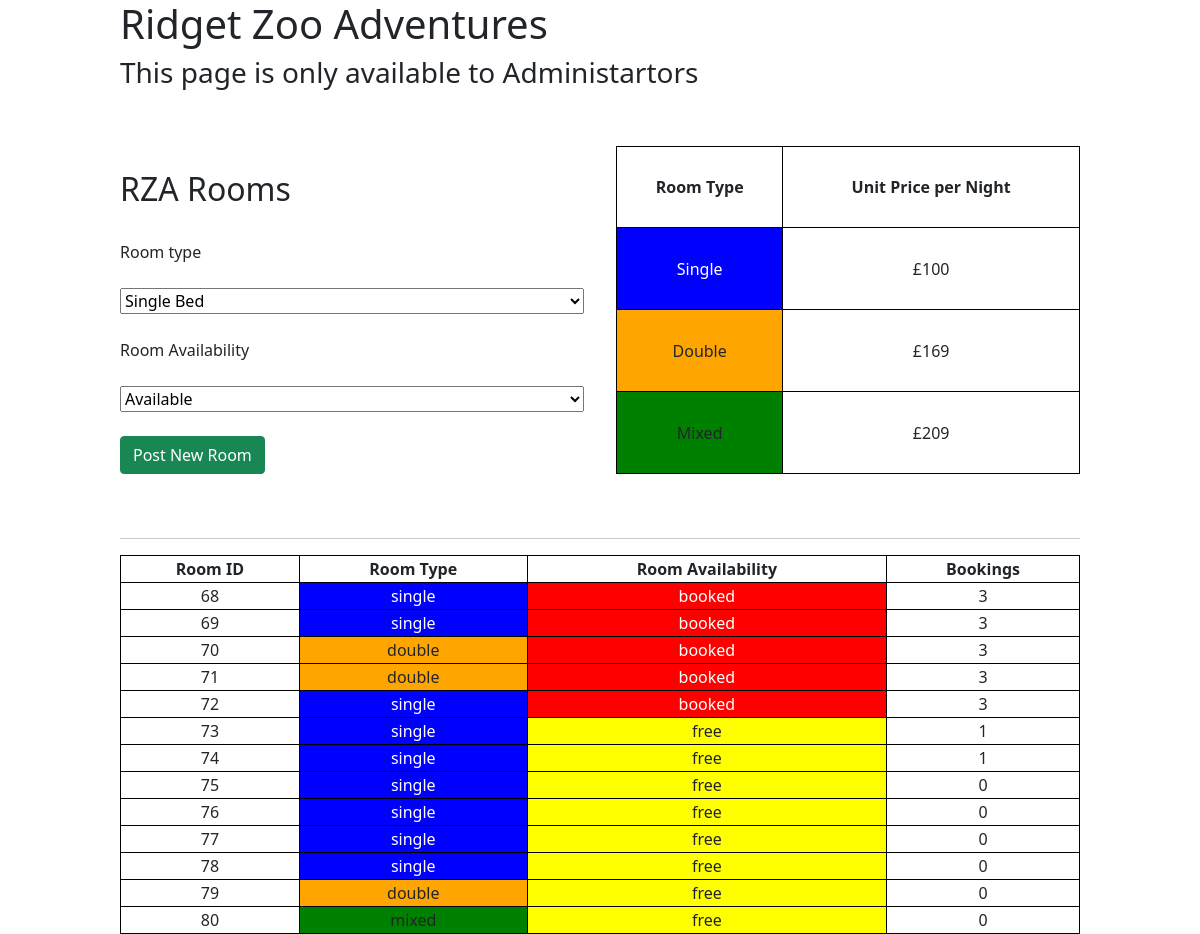
The page /admin/view-bookings/index.php on the database its author committed.
### tables this page shows
CREATE TABLE IF NOT EXISTS `rooms` (
  `roomID` int(11) NOT NULL AUTO_INCREMENT,
  `roomType` enum('single','double','mixed') NOT NULL,
  `roomAvailability` enum('free','booked') DEFAULT 'free',
  `bookings` int(3) NOT NULL DEFAULT 0,
  PRIMARY KEY (`roomID`)
);

### admin/view-bookings/index.php (the view, shortened to what this page needs)
<?php
include("../../home/db.php");
?>
<!DOCTYPE html>
<html lang="en">
<head>
    <link href="https://cdn.jsdelivr.net/npm/bootstrap@5.0.2/dist/css/bootstrap.min.css" rel="stylesheet"
>
    <link rel="stylesheet" href="temp.css">
</head>
<body>
    <main>
        <section class="content">
            <h1>Ridget Zoo Adventures</h1>
            <h3>This page is only available to Administartors</h3>
            <br><br>
            <div class="top">
                <section class="new">
                    <br>
                    <h2>RZA Rooms</h2>
                    <br>
                    <form action="newRoom.php" method="post">
                        <label for="roomType">Room type</label><br><br>
                        <select name="roomType" id="roomType">
                            <option value="single">Single Bed</option>
                        </select>
                        <br><br>
                        <label for="availability">Room Availability</label><br><br>
                        <select name="availability" id="availability">
                            <option value="free">Available</option>
                        </select>
                        <br><br>
                        <input type="submit" class="btn btn-success" name="newRoom" id="newRoom" value="Post New Room">
                    </form>
                </section>
                <section class="prices">
                    <table class="prices">
                        <tr>
                            <th>Room Type</th>
                            <th>Unit Price per Night</th>
                        </tr>
                        <tr>
                            <td>Single</td>
                            <td>£100</td>
                        </tr>
                        <tr>
                            <td>Double</td>
                            <td>£169</td>
                        </tr>
                        <tr>
                            <td>Mixed</td>
                            <td>£209</td>
                        </tr>
                    </table>
                </section>
            </div>
            <br><br>
            <hr>
            <section class="current">
                <table>
                    <tr class="headers">
                        <th>Room ID</th>
                        <th>Room Type</th>
                        <th>Room Availability</th>
                        <th>Bookings</th>
                    </tr>
                    <?php
                    $getRooms = "SELECT * FROM rooms";
                    $get = $db->query($getRooms);
                    if ($get) {
                        if ($get->num_rows > 0) {
                            while ($room = $get->fetch_assoc()) {
                                ?>
                                <tr>
                                    <td><?php echo $room['roomID']; ?></td>
                                    <td><?php echo $room['roomType']; ?></td>
                                    <td class="availability"><?php echo $room['roomAvailability']; ?></td>
                                    <td><?php echo $room['bookings']; ?></td>
                                </tr>
                                <?php
                            }
                        }
                    }
                    ?>
                </table>
            </section>
        </section>
    </main>
</body>
</html>

### admin/view-bookings/temp.css (style rules this page uses)
main .content { width : 80% }
main { display: flex; justify-content: center; align-items: center; }
select { width: 100%; }
th, td, tr { border: 1px solid black; text-align: center; }
table { width: 100%; }
.top { display: flex; flex-direction: row; gap: 2rem; justify-content: space-between; }
.new { width: 50%; }
.prices { width: 50%; }
.prices table { height: 100%; width: 100%; }

### rows shown on the page
rooms: roomID "68", roomType "single", roomAvailability "booked", bookings "3"
rooms: roomID "69", roomType "single", roomAvailability "booked", bookings "3"
rooms: roomID "70", roomType "double", roomAvailability "booked", bookings "3"
rooms: roomID "71", roomType "double", roomAvailability "booked", bookings "3"
rooms: roomID "72", roomType "single", roomAvailability "booked", bookings "3"
rooms: roomID "73", roomType "single", roomAvailability "free", bookings "1"
rooms: roomID "74", roomType "single", roomAvailability "free", bookings "1"
rooms: roomID "75", roomType "single", roomAvailability "free", bookings "0"
rooms: roomID "76", roomType "single", roomAvailability "free", bookings "0"
rooms: roomID "77", roomType "single", roomAvailability "free", bookings "0"
rooms: roomID "78", roomType "single", roomAvailability "free", bookings "0"
rooms: roomID "79", roomType "double", roomAvailability "free", bookings "0"
rooms: roomID "80", roomType "mixed", roomAvailability "free", bookings "0"
